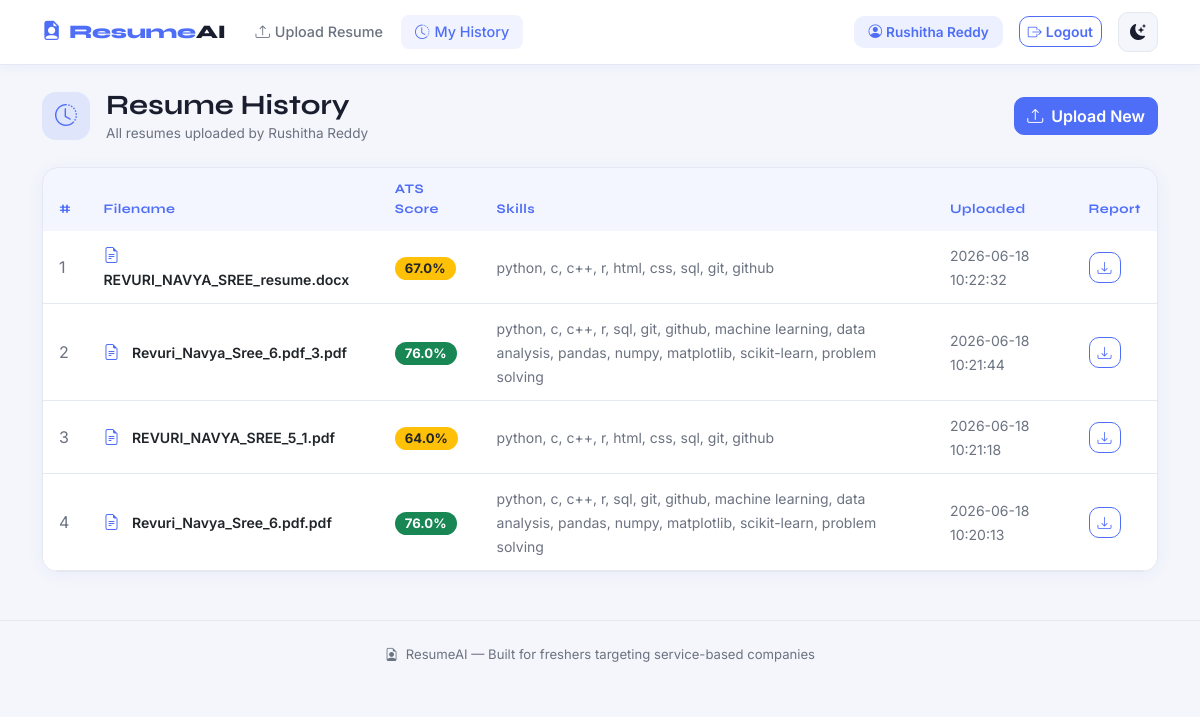
The app's page /history (signed in) with its own data.
### tables this page shows
CREATE TABLE resumes (
        id INTEGER PRIMARY KEY AUTOINCREMENT,

        user_id INTEGER NOT NULL,

        filename TEXT NOT NULL,

        ats_score REAL DEFAULT 0,
        jd_match REAL DEFAULT 0,

        skills TEXT,
        strengths TEXT,
        weaknesses TEXT,

        uploaded_at DATETIME DEFAULT CURRENT_TIMESTAMP,

        FOREIGN KEY(user_id) REFERENCES users(id)
    );

### app.py (the view)
@app.route("/history")
@login_required
def history():
    resumes = get_user_resumes(session["user_id"])
    return render_template("history.html", resumes=resumes)

### app.py (called while the page is built)
def login_required(f):
    @wraps(f)
    def decorated(*args, **kwargs):
        if "user_id" not in session:
            flash("Please login to continue.", "warning")
            return redirect(url_for("login"))
        return f(*args, **kwargs)
    return decorated

### database/db.py (called while the page is built)
def get_connection():
    conn = sqlite3.connect(DB_PATH)
    conn.row_factory = sqlite3.Row
    return conn

def get_user_resumes(user_id):
    conn = get_connection()
    cursor = conn.cursor()
    cursor.execute("""
    SELECT *
    FROM resumes
    WHERE user_id = ?
    ORDER BY uploaded_at DESC
    """, (user_id,))
    rows = cursor.fetchall()
    conn.close()
    return [dict(r) for r in rows]

### templates/history.html (shortened to what this page needs)
{% extends "base.html" %}
{% block content %}
<div class="container mt-4 mb-5">
    <div class="d-flex align-items-center gap-3 mb-4">
        <div style="width:48px;height:48px;border-radius:14px;background:rgba(79,110,247,0.12);
                    color:var(--primary);display:flex;align-items:center;justify-content:center;font-size:22px;">
            <i class="bi bi-clock-history"></i>
        </div>
        <div>
            <h3 style="margin:0;">Resume History</h3>
            <p style="margin:0;color:var(--muted);font-size:0.85rem;">All resumes uploaded by {{ session.user_name }}</p>
        </div>
        <a href="/" class="btn btn-primary ms-auto">
            <i class="bi bi-upload me-2"></i>Upload New
        </a>
    </div>
    {% if resumes %}
    <div class="card p-0" style="overflow:hidden;">
        <table class="table mb-0">
            <thead>
                <tr>
                    <th>#</th>
                    <th>Filename</th>
                    <th>ATS Score</th>
                    <th>Skills</th>
                    <th>Uploaded</th>
                    <th>Report</th>
                </tr>
            </thead>
            <tbody>
                {% for r in resumes %}
                <tr>
                    <td style="color:var(--muted);">{{ loop.index }}</td>
                    <td>
                        <i class="bi bi-file-earmark-text me-2" style="color:var(--primary);"></i>
                        <span style="font-weight:600;font-size:0.88rem;">{{ r.filename }}</span>
                    </td>
                    <td>
                        <span class="badge rounded-pill
                            {% if r.ats_score >= 70 %}bg-success
                            {% elif r.ats_score >= 40 %}bg-warning text-dark
                            {% else %}bg-danger{% endif %}"
                            style="font-size:0.82rem;padding:5px 10px;">
                            {{ r.ats_score }}%
                        </span>
                    </td>
                    <td>
                        <small style="color:var(--muted);">
                            {{ r.skills if r.skills else "—" }}
                        </small>
                    </td>
                    <td><small style="color:var(--muted);">{{ r.uploaded_at }}</small></td>
                    <td>
                        <a href="/reports/{{ r.filename }}.pdf"
                           class="btn btn-sm btn-outline-primary" download
                           title="Download PDF Report">
                            <i class="bi bi-download"></i>
                        </a>
                    </td>
                </tr>
                {% endfor %}
            </tbody>
        </table>
    </div>
    {% else %}
    <div class="text-center mt-5 py-5">
        <i class="bi bi-inbox" style="font-size:64px;color:var(--border);"></i>
        <p style="color:var(--muted);margin-top:16px;">No resumes uploaded yet.</p>
        <a href="/" class="btn btn-primary mt-2">Upload your first resume</a>
    </div>
    {% endif %}
</div>
{% endblock %}

### templates/base.html (style rules this page uses)
:root { --bg: #f4f6fb; --surface: #ffffff; --border: #e4e8f0; --text: #1a1d2e; --muted: #6b7280; --primary: #4f6ef7; --primary2: #3b57e0; --success: #22c55e; --warning: #f59e0b; --danger: #ef4444; --info: #06b6d4; --card-shadow: 0 2px 16px rgba(79,110,247,0.07); }
* { transition: background-color 0.2s, color 0.2s, border-color 0.2s; }
body { font-family: 'Inter', sans-serif; background: var(--bg); color: var(--text); min-height: 100vh; }
h1,h2,h3,h4,h5 { font-family: 'Syne', sans-serif; font-weight: 700; }
.card { background: var(--surface); border: 1px solid var(--border); border-radius: 16px; box-shadow: var(--card-shadow); }
.btn-primary { background: var(--primary); border-color: var(--primary); border-radius: 10px; font-weight: 600; }
.btn-outline-primary { border-color: var(--primary); color: var(--primary); border-radius: 10px; font-weight: 600; }
.table { color: var(--text); }
.table thead th { background: rgba(79,110,247,0.06); color: var(--primary); font-family: 'Syne', sans-serif; font-size: 0.82rem; letter-spacing: 0.5px; border: none; padding: 12px 16px; }
.table tbody td { padding: 12px 16px; border-color: var(--border); vertical-align: middle; }

### records on screen
resumes: filename "REVURI_NAVYA_SREE_resume.docx", ats_score "67.0", skills "python, c, c++, r, html, css, sql, git, github", uploaded_at "2026-06-18 10:22:32"
resumes: filename "Revuri_Navya_Sree_6.pdf_3.pdf", ats_score "76.0", skills "python, c, c++, r, sql, git, github, machine learning, data analysis, pandas, numpy, matplotlib, scikit-learn, problem solving", uploaded_at "2026-06-18 10:21:44"
resumes: filename "REVURI_NAVYA_SREE_5_1.pdf", ats_score "64.0", skills "python, c, c++, r, html, css, sql, git, github", uploaded_at "2026-06-18 10:21:18"
resumes: filename "Revuri_Navya_Sree_6.pdf.pdf", ats_score "76.0", skills "python, c, c++, r, sql, git, github, machine learning, data analysis, pandas, numpy, matplotlib, scikit-learn, problem solving", uploaded_at "2026-06-18 10:20:13"

### other values on screen
{{ session.user_name }} "Rushitha Reddy"
